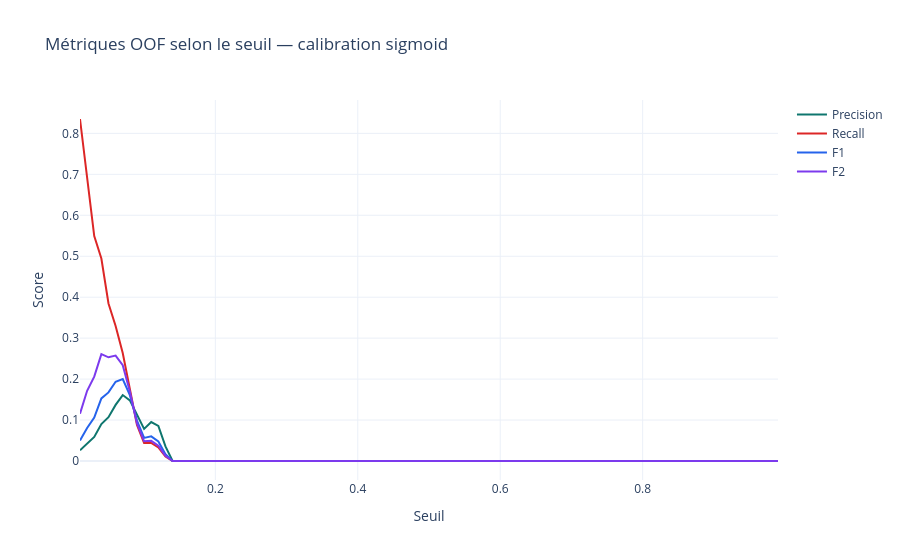

Notebook source saved alongside this figure:
### Code cell
threshold_figure = go.Figure()
for metric, color in [
    ("Precision", "#0F766E"),
    ("Recall", "#DC2626"),
    ("F1", "#2563EB"),
    ("F2", "#7C3AED"),
]:
    threshold_figure.add_trace(
        go.Scatter(
            x=threshold_metrics["Seuil"],
            y=threshold_metrics[metric],
            mode="lines",
            name=metric,
            line={"color": color},
        )
    )
threshold_figure.update_layout(
    title=f"Métriques OOF selon le seuil — calibration {selected_method_label}",
    xaxis_title="Seuil",
    yaxis_title="Score",
    hovermode="x unified",
)
threshold_figure.show()
